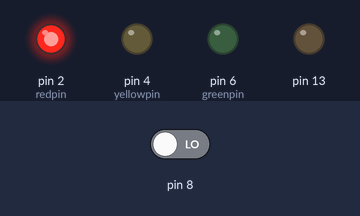
A sketch run on a simulated Arduino Uno, built with avr-gcc and run on an emulated ATmega328P. On the bench: output pins drawn as LEDs (lit = HIGH). Inputs (shaded band) come from the test bench; at power-on: pin 8 LOW. What the sketch prints to the serial monitor is not drawn.

Above: at 0.1 s.
Timing chart, 0 to 1.6 s (numbered marks = the images above):
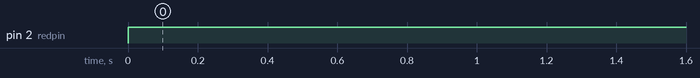

The sketch:

sarnava_push_button.ino
```cpp
int ledState = HIGH;         // the current state of the output pin
int buttonState = LOW;             // the current reading from the input pin
int lastButtonState = LOW;   // the previous reading from the input pin


// the following variables are unsigned longs because the time, measured in
// milliseconds, will quickly become a bigger number than can be stored in an int.
unsigned long lastDebounceTime = 0;  // the last time the output pin was toggled
unsigned long debounceDelay = 100;    // the debounce time; increase if the output flickers

int reading =0;
int redpin=2;
int yellowpin=4;
int greenpin=6;
int count=0;
void setup() {
  // put your setup code here, to run once:
  Serial.begin(9600);
  pinMode(redpin,OUTPUT);
  pinMode(yellowpin,OUTPUT);
  pinMode(greenpin,OUTPUT);
  digitalWrite(redpin,LOW);
  digitalWrite(yellowpin,LOW);
  digitalWrite(greenpin,LOW);
  pinMode(8,INPUT);
  pinMode(13,OUTPUT);
}

void loop() {
  // put your main code here, to run repeatedly:
  reading=digitalRead(8); Serial.print("reading : "); Serial.print(reading);


  // check to see if you just pressed the button
  // (i.e. the input went from LOW to HIGH), and you've waited long enough
  // since the last press to ignore any noise:

  // If the switch changed, due to noise or pressing:
  if (reading != lastButtonState) {
    // reset the debouncing timer
    lastDebounceTime = millis();
  }

  if ((millis() - lastDebounceTime) > debounceDelay) {
    // whatever the reading is at, it's been there for longer than the debounce
    // delay, so take it as the actual current state:

    // if the button state has changed:
    if (reading != buttonState) {
      buttonState = reading;

      // only toggle the LED if the new button state is HIGH
      if (buttonState == HIGH) {
        ledState = !ledState;
        count++;
      }
    }
  }

//  if(d==1)
//  {
//  count++;
//  Serial.println(count);
//  digitalWrite(13,HIGH);
//  delay(10);
//  }
// else
//  {
//  digitalWrite(13,LOW);
//  delay(10);
//  //Serial.println(count);
//  }


//  while(count>=0&&count<=5){
//    digitalWrite(redpin,HIGH);
//    digitalWrite(yellowpin,LOW);
//    digitalWrite(greenpin,LOW);
//    delay(1000);
//    count++;
//  }
//  while(count>5&&count<=7){
//    digitalWrite(redpin,LOW);
//    digitalWrite(yellowpin, HIGH);
//    digitalWrite(greenpin,LOW);
//    delay(1000);
//    count++;
//  }
//  while(count>7&&count<=10){
//    digitalWrite(redpin,LOW);
//    digitalWrite(yellowpin,LOW);
//    digitalWrite(greenpin,HIGH);
//    delay(1000);
//    count++;
//  }
//  count=0;


if(count>=0&&count<=5){
  digitalWrite(redpin,HIGH);
    digitalWrite(yellowpin,LOW);
    digitalWrite(greenpin,LOW);
 //   delay(1000);
  //  count++;
}
else if(count>5&&count<=7){
  digitalWrite(redpin,LOW);
    digitalWrite(yellowpin,LOW);
    digitalWrite(greenpin,HIGH);
 //   delay(1000);
  //  count++;
}
else
{
  digitalWrite(redpin,LOW);
    digitalWrite(yellowpin,HIGH);
    digitalWrite(greenpin,LOW);
 //   delay(1000);
  //  count++;
}


Serial.print("    count:   ");
Serial.print(count);
Serial.print("  Button State:    ");
Serial.print(buttonState);

Serial.println("  ");
lastButtonState = reading;
delay(25);
if(count>10)
count=0;
}
```

Measured:
- by itself, pin 2 (redpin): LOW → HIGH at 0.00 s
